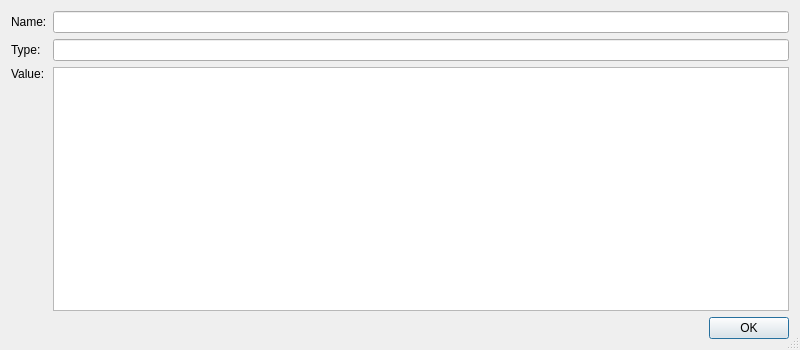
<?xml version="1.0" encoding="UTF-8"?>
<ui version="4.0">
 <class>VariableDetailDialog</class>
 <widget class="QDialog" name="VariableDetailDialog">
  <property name="geometry">
   <rect>
    <x>0</x>
    <y>0</y>
    <width>800</width>
    <height>350</height>
   </rect>
  </property>
  <property name="windowTitle">
   <string>Variable Details</string>
  </property>
  <property name="sizeGripEnabled">
   <bool>true</bool>
  </property>
  <property name="modal">
   <bool>true</bool>
  </property>
  <layout class="QGridLayout">
   <item row="3" column="0" colspan="2">
    <widget class="QDialogButtonBox" name="buttonBox">
     <property name="orientation">
      <enum>Qt::Orientation::Horizontal</enum>
     </property>
     <property name="standardButtons">
      <set>QDialogButtonBox::StandardButton::Ok</set>
     </property>
    </widget>
   </item>
   <item row="0" column="0">
    <widget class="QLabel" name="TextLabel1">
     <property name="text">
      <string>Name:</string>
     </property>
    </widget>
   </item>
   <item row="1" column="1">
    <widget class="QLineEdit" name="eType">
     <property name="readOnly">
      <bool>true</bool>
     </property>
    </widget>
   </item>
   <item row="0" column="1">
    <widget class="QLineEdit" name="eName">
     <property name="readOnly">
      <bool>true</bool>
     </property>
    </widget>
   </item>
   <item row="1" column="0">
    <widget class="QLabel" name="TextLabel2">
     <property name="text">
      <string>Type:</string>
     </property>
    </widget>
   </item>
   <item row="2" column="0">
    <widget class="QLabel" name="TextLabel3">
     <property name="text">
      <string>Value:</string>
     </property>
     <property name="alignment">
      <set>Qt::AlignmentFlag::AlignTop</set>
     </property>
    </widget>
   </item>
   <item row="2" column="1">
    <widget class="QPlainTextEdit" name="eValue"/>
   </item>
  </layout>
 </widget>
 <pixmapfunction>qPixmapFromMimeSource</pixmapfunction>
 <tabstops>
  <tabstop>eName</tabstop>
  <tabstop>eType</tabstop>
  <tabstop>eValue</tabstop>
 </tabstops>
 <resources/>
 <connections>
  <connection>
   <sender>buttonBox</sender>
   <signal>accepted()</signal>
   <receiver>VariableDetailDialog</receiver>
   <slot>accept()</slot>
   <hints>
    <hint type="sourcelabel">
     <x>19</x>
     <y>260</y>
    </hint>
    <hint type="destinationlabel">
     <x>22</x>
     <y>280</y>
    </hint>
   </hints>
  </connection>
  <connection>
   <sender>buttonBox</sender>
   <signal>rejected()</signal>
   <receiver>VariableDetailDialog</receiver>
   <slot>reject()</slot>
   <hints>
    <hint type="sourcelabel">
     <x>106</x>
     <y>258</y>
    </hint>
    <hint type="destinationlabel">
     <x>106</x>
     <y>280</y>
    </hint>
   </hints>
  </connection>
 </connections>
</ui>
